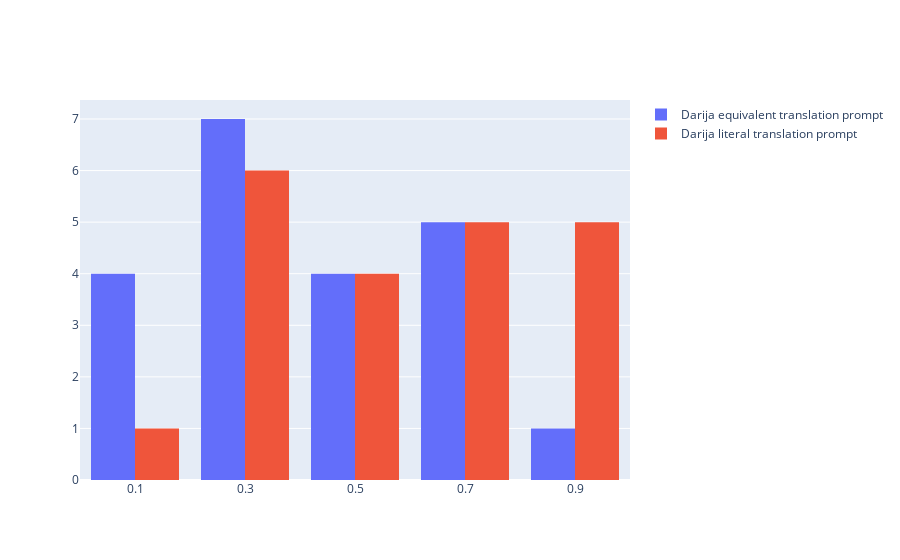

Notebook source saved alongside this figure:
### Code cell
import plotly.graph_objects as go


fig = go.Figure()

fig.add_trace(go.Histogram(histfunc="count", y=percentages['darija_equivalent'], x=percentages['darija_equivalent'], name="Darija equivalent translation prompt"))
fig.add_trace(go.Histogram(histfunc="count", y=percentages['darija_literal'], x=percentages['darija_literal'], name="Darija literal translation prompt"))

fig.show()

### Figure 1 — Plotly figure (JSON) as saved in the notebook; plotly's stock layout.template omitted (floating-point values rounded to 4 significant figures)
{"data": [{"histfunc": "count", "name": "Darija equivalent translation prompt", "type": "histogram", "x": [0.2128, 0.6953, 0.363, 0.3488, 0.8066, 0.7438, 0.449, 0.3453, 0.5367, 0.1391, 0.4545, 0.1152, 0.1597, 0.6791, 0.4867, 0.6029, 0.2976, 0.2455, 0.1918, 0.2476, 0.606], "y": [0.2128, 0.6953, 0.363, 0.3488, 0.8066, 0.7438, 0.449, 0.3453, 0.5367, 0.1391, 0.4545, 0.1152, 0.1597, 0.6791, 0.4867, 0.6029, 0.2976, 0.2455, 0.1918, 0.2476, 0.606]}, {"histfunc": "count", "name": "Darija literal translation prompt", "type": "histogram", "x": [0.2023, 0.4174, 0.3408, 0.6219, 0.8744, 0.7106, 0.4963, 0.4174, 0.217, 0.2611, 0.3688, 0.889, 0.8468, 0.7707, 0.2324, 0.8282, 0.1023, 0.4498, 0.873, 0.7564, 0.7007], "y": [0.2023, 0.4174, 0.3408, 0.6219, 0.8744, 0.7106, 0.4963, 0.4174, 0.217, 0.2611, 0.3688, 0.889, 0.8468, 0.7707, 0.2324, 0.8282, 0.1023, 0.4498, 0.873, 0.7564, 0.7007]}], "layout": {}}
